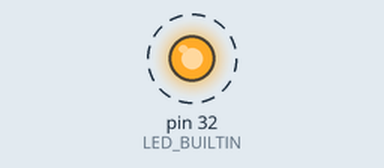
Simulated run of this sketch. Board: Arduino Mega 2560, built with avr-gcc and run on an emulated ATmega2560. Parts: output pins drawn as LEDs (lit = HIGH). Dashed ring = blinking. What the sketch prints to the serial monitor is not drawn.

Above: at 0.5 s.
Timing chart, 0 to 4.6 s (numbered marks = the images above):
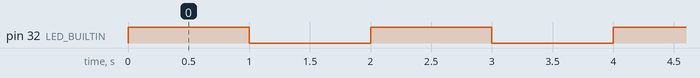

The sketch:

LEDControl.ino
```cpp
int LED_BUILTIN = 32;
void setup() {
  pinMode (LED_BUILTIN, OUTPUT);
  Serial.begin(9600);
}
void loop() {
  Serial.print("Hello world.");
  digitalWrite(LED_BUILTIN, HIGH);
  delay(1000);
  digitalWrite(LED_BUILTIN, LOW);
  delay(1000);
  digitalWrite(11,HIGH);

}
```

Measured:
- by itself, pin 32 (LED_BUILTIN): alternates HIGH for 1.0 s and LOW for 1.0 s
